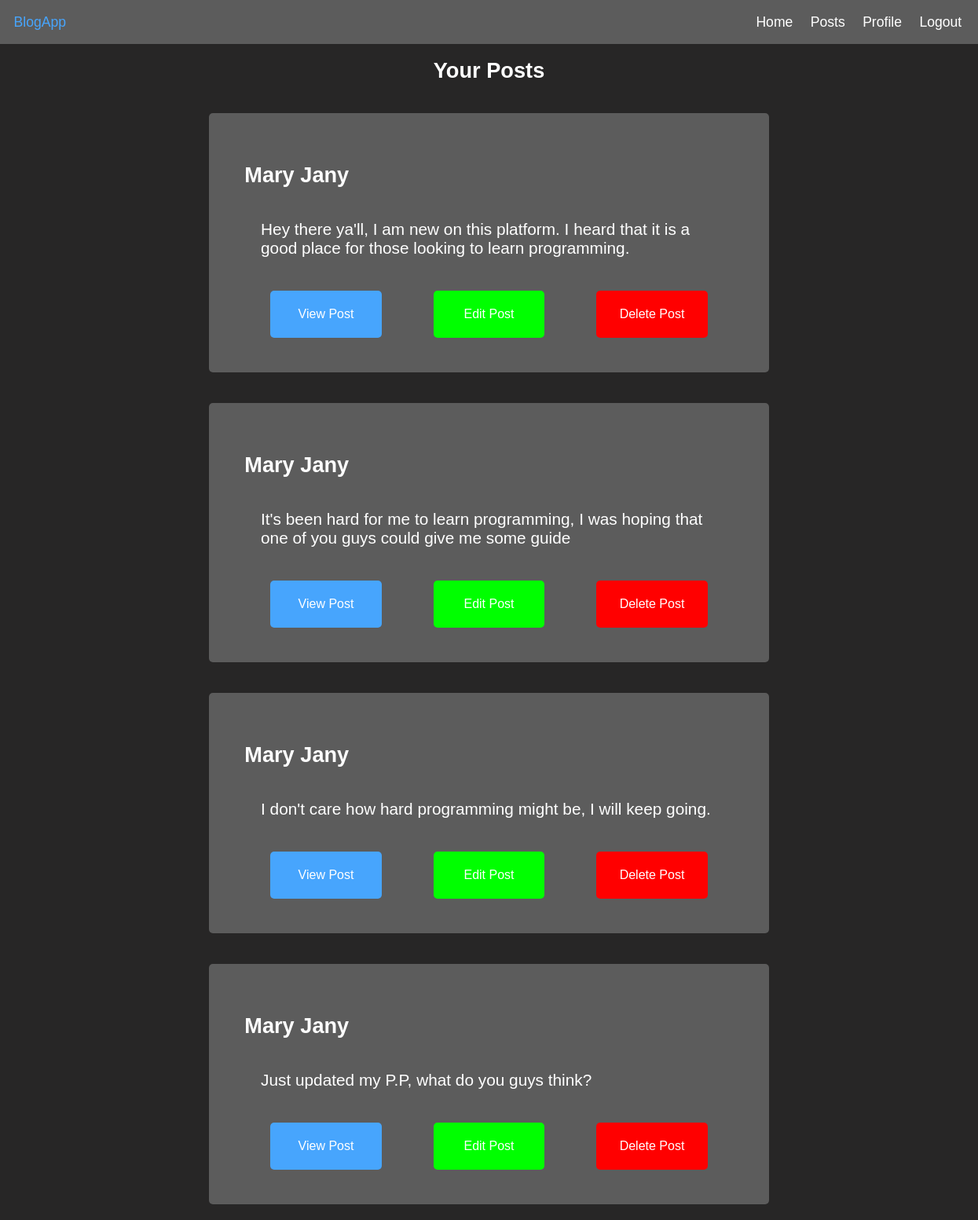
Screenshot of /my_posts (signed in) with the database file from the repository.
### App/models.py (models this page shows)
class User(db.Model, UserMixin):
    id = db.Column(db.Integer, primary_key = True)
    user_name = db.Column(db.String(50), nullable = False)
    email = db.Column(db.String(50), nullable = False, unique = True)
    password = db.Column(db.String(50), nullable = False)
    profile_filename = db.Column(db.String(50), default = 'profile pic.jpg')
    posts = db.relationship('Post')

class Post(db.Model):
    id = db.Column(db.Integer, primary_key = True)
    post_data = db.Column(db.String(250))
    user_id = db.Column(db.Integer, db.ForeignKey('user.id'))

### App/views.py (the view)
@views.route('/my_posts')
@login_required
def my_posts():
    return render_template('my-post.html', user = current_user)

### App/__init__.py (called while the page is built)
def create_app():
    global folder
    global app
    app = Flask(__name__)
    app.config['SECRET_KEY'] = 'This is my key'
    app.config['SQLALCHEMY_DATABASE_URI'] = f'sqlite:///{DB_NAME}'
    app.config['UPLOAD_FOLDER'] = UPLOAD_FOLDER
    folder = app.config['UPLOAD_FOLDER']
    from .auth import auth
    from .views import views
    app.register_blueprint(auth, url_prefix = '/')
    app.register_blueprint(views, url_prefix = '/')
    db.init_app(app)
    create_database(app)
    login_manager = LoginManager()
    login_manager.login_view = 'auth.login'
    login_manager.init_app(app)
    from .models import User
    @login_manager.user_loader
    def load_user(id):
        return User.query.get(int(id))
    return app

### App/templates/my-post.html (shortened to what this page needs)
{% extends "base.html" %}
{% block Content %}
    <div class="navbar">
        <p>BlogApp</p>
        <ul class = 'nav-list'>
            <li><a href="/"> Home </a></li>
            <li><a href="/post_view"> Posts </a></li>
            <li><a href="/my-profile" >Profile</a></li>
            <li><a href="/logout" >Logout</a></li>
        </ul>
    </div>
    <h1 align = "center"> Your Posts </h1>
    {% for post in user.posts %}
        <div class="post-container">
            <div class="post">
                    <h1>{{ user.user_name }}</h1>
                <p>{{ post.post_data }}</p>
                <div class="post-button">
                    <a class = "view-post" href="/user_post/{{ post.id }}">View Post</a>
                    <a href="/edit_post/{{ post.id }}" class ="edit-post">Edit Post</a>
                    <a href="/delete_post/{{ post.id }}" class ="delete-post">Delete Post</a>
                </div>
            </div>
        </div>
    {% endfor %}
{% endblock %}

### App/static/styles.css (style rules this page uses)
body { margin: 0; padding: 0; font-family: Arial, Helvetica, sans-serif; box-sizing: border-box; background-color: rgb(39, 38, 38); scroll-snap-type:proximity; }
.navbar { background-color: rgb(92, 92, 92); padding: 0 1.1rem; display: flex; width: 100%; justify-content: space-between; align-items: center; }
.navbar p { color: rgb(71, 165, 253); font-size: 1.1rem; }
.navbar .nav-list { list-style-type: none; display: flex; gap: 1.4rem; margin-right: 2.4rem; }
.navbar li a { color: white; text-align: center; text-decoration: none; font-size: 1.1rem; transition: all 0.5s; }
h1 { color: white; font-size:1.7rem; }
.post-container { display: flex; justify-content: center; align-items: center; }
.post { padding: 2.8rem; background-color:rgb(92, 92, 92); margin: 1.2rem; border-radius: 5px; width: 50%; }
.post p { color:white; padding: 1.3rem; font-size: 1.3rem; }
.post-button { display: flex; justify-content:space-around; }
.view-post { background-color: rgb(71, 165, 253); color:white; text-align: center; text-decoration: none; padding: 1.3rem; width: 100px; border-radius: 5px; transition: all 0.2s; }
.edit-post { background-color: rgb(0, 255, 0); color:white; text-align: center; text-decoration: none; padding: 1.3rem; width: 100px; border-radius: 5px; transition: all 0.2s; }
.delete-post { background-color: rgb(255, 0, 0); color:white; text-align: center; text-decoration: none; padding: 1.3rem; width: 100px; border-radius: 5px; transition: all 0.2s; }

### rows the page displays
Post: post_data "Hey there ya'll, I am new on this platform. I heard that it is a good place for those looking to learn programming."
User: user_name "Mary Jany"
Post: post_data "It's been hard for me to learn programming, I was hoping that one of you guys could give me some guide"
Post: post_data "I don't care how hard programming might be, I will keep going."
Post: post_data "Just updated my P.P, what do you guys think?"
